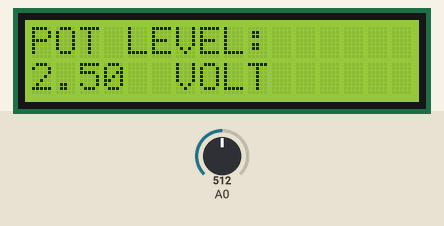
The sketch below on a simulated ESP8266 (NodeMCU). Parts: 16×2 character LCD. Inputs (shaded band) come from the test bench; at power-on: A0 = 512.

Above: at 1.2 s.
1.3 s: A0 set to 716
At 2.2 s:
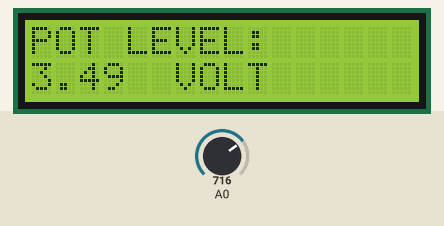
2.8 s: A0 set to 900
At 3.6 s:
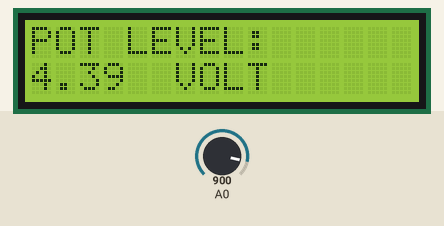
4.3 s: A0 set to 1023
At 4.7 s:
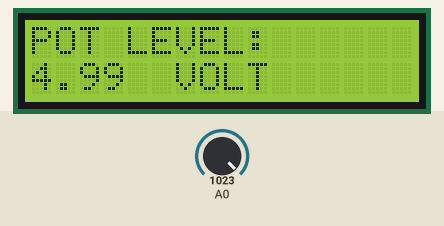
Timing chart, 0 to 7.3 s (numbered marks = the images above; inputs shaded):
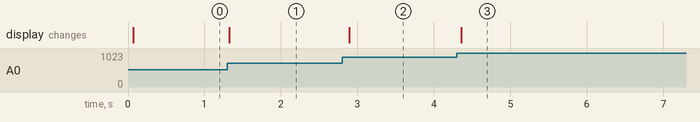

Measured:
- after the input at 1.3 s, the display: changes at once (image 1)
- after the input at 2.8 s, the display: changes after 0.10 s (image 2)
- after the input at 4.3 s, the display: changes after 0.06 s (image 3)

The sketch:

LCD_voltage_in_Volts.ino
```cpp
#include<LiquidCrystal.h>

const int rs=D1, en=D2, d4=D3, d5=D4, d6=D5, d7=D6;
LiquidCrystal lcd(rs,en,d4,d5,d6,d7);

 void setup()
 {
  lcd.begin(16,2);
 }
 void loop()
 {
  lcd.clear();
  int POT_VAL=analogRead(A0);
  float Voltage=((POT_VAL*(4.88)/1000));
  lcd.setCursor(0,0);
  lcd.print("POT LEVEL:");
  lcd.setCursor(0,1);
  lcd.print(Voltage);
  lcd.setCursor(6,1);
  lcd.print("VOLT");
  delay(100);
  }
```
